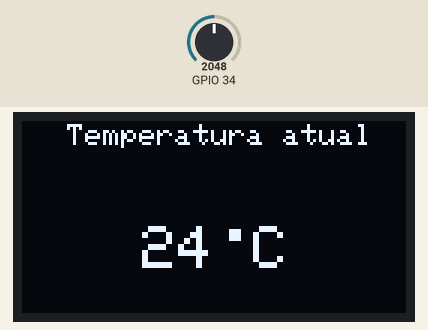
A sketch run on a simulated ESP32. Shown: 128×64 one-colour display. The inputs (shaded band) are chosen by the test bench; at power-on: GPIO 34 = 2048. WiFi joins after 1.5 s; servers stay silent unless stated; what the sketch prints to the serial monitor is not drawn.

Above: at 3.4 s.
3.5 s: GPIO 34 set to 2144
At 5.0 s:
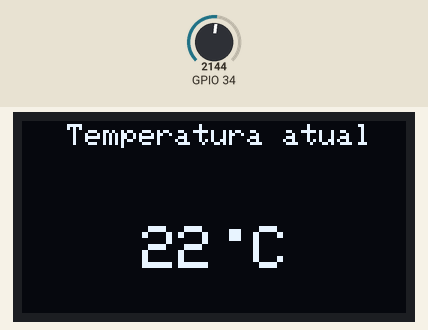
5.8 s: GPIO 34 set to 2047
At 7.2 s:
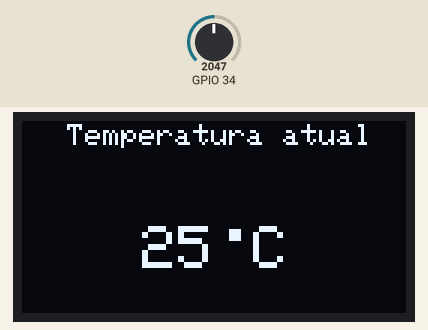
7.8 s: GPIO 34 set to 1228
At 9.4 s:
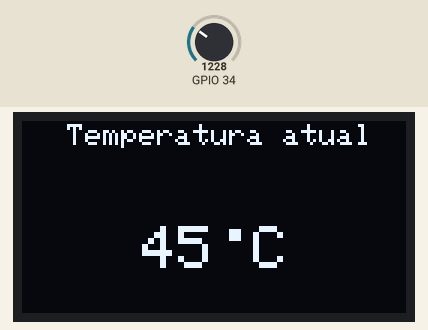
Timing chart, 0 to 10.9 s (numbered marks = the images above; inputs shaded):
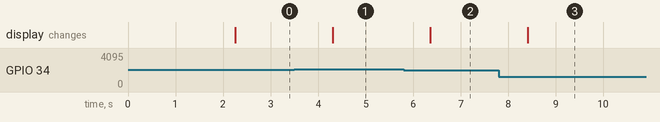

Measured:
- the behaviour switches between 2093 and 2094 on GPIO 34 (found by bisection; images 0 and 1)
- after the input at 3.5 s, the display: changes after 0.81 s (image 1)
- after the input at 5.8 s, the display: changes after 0.56 s (image 2)
- after the input at 7.8 s, the display: changes after 0.61 s (image 3)

The sketch:

thermosync-esp32.ino
```cpp
#include <Wire.h>
#include <Adafruit_GFX.h>
#include <Adafruit_SSD1306.h>

#include <WiFi.h>
#include <ArduinoWebsockets.h>

#include <ArduinoJson.h>

using namespace websockets;

#define SCREEN_WIDTH 128
#define SCREEN_HEIGHT 64
#define OLED_RESET -1
#define OLED_ADDRESS 0x3C

const float BETA = 3950;

const char* SSID = "Your WiFi network name";
const char* PASSWORD = "WiFi Password";
const char* WEBSOCKETS_SERVER_HOST = "192.168.0.108";
const uint16_t WEBSOCKETS_SERVER_PORT = 3000;

Adafruit_SSD1306 display(SCREEN_WIDTH, SCREEN_HEIGHT, &Wire, OLED_RESET);
WebsocketsClient client;

void setup() {
  Serial.begin(9600);

  if (!display.begin(SSD1306_SWITCHCAPVCC, OLED_ADDRESS)) {
    Serial.println(F("Fail to init display SSD1306"));
    for (;;);
  }

  display.clearDisplay();

  WiFi.begin(SSID, PASSWORD);
  while (WiFi.status() != WL_CONNECTED) {
    delay(1000);
    Serial.println("WiFi connecting...");
  }
  Serial.println("WiFi connected!");

  String ws_url = "ws://" + String(WEBSOCKETS_SERVER_HOST) + ":" + String(WEBSOCKETS_SERVER_PORT) + "/ws";

  bool connected = client.connect(ws_url);
  if (connected) {
      Serial.println("Connected to websocket server!");
  } else {
    Serial.println("Fail to connect websocket server... URL: " + ws_url);
  }
}

void loop() {
  int analogValue = analogRead(34);
  int celcius = 1 / (log(1 / (4095. / analogValue -1)) / BETA + 1.0 / 298.15) - 273.15;

  display.clearDisplay();
  display.setTextSize(1);
  display.setTextColor(SSD1306_WHITE);
  display.setCursor(15, 1);
  display.println("Temperatura atual");

  display.setTextSize(2);
  display.setCursor(40, 35);
  display.print(celcius);

  display.setCursor(65, 30);
  display.write(248);

  display.setCursor(77, 35);
  display.println("C");

  display.display();


  if (client.available()) {
    StaticJsonDocument<200> jsonDoc;
    jsonDoc["temperature"] = celcius;

    String jsonString;
    serializeJson(jsonDoc, jsonString);

    client.send(jsonString);
  }

  client.poll();
  delay(1000);
}
```
